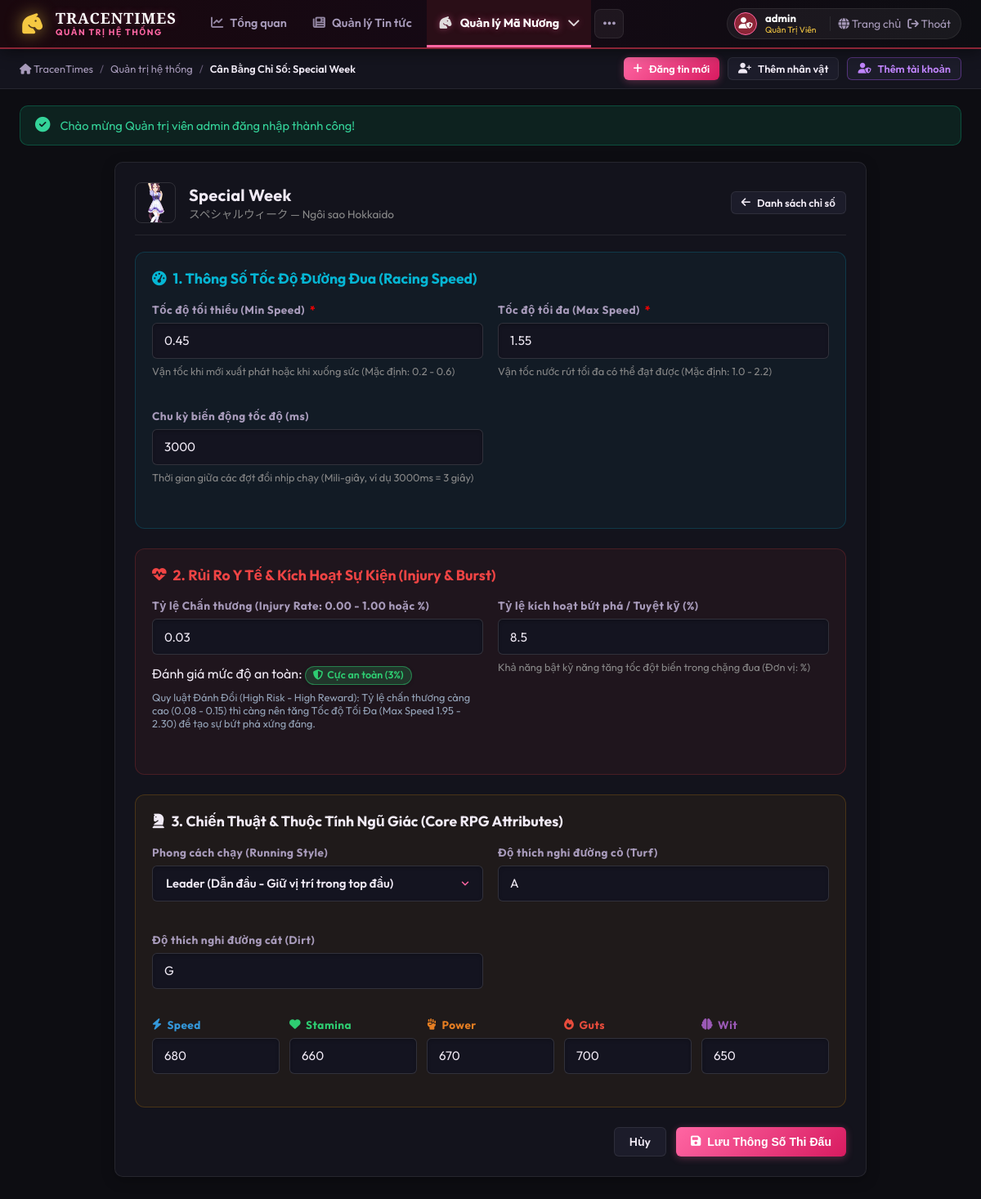
The app's page /modules/admin/stats_form.php?char_id=1 (signed in) with its own data.
### tables this page shows
CREATE TABLE IF NOT EXISTS `character_stats` (
    `id` INT AUTO_INCREMENT PRIMARY KEY,
    `character_id` INT NOT NULL UNIQUE,
    `min_speed` FLOAT NOT NULL DEFAULT 0.2,
    `max_speed` FLOAT NOT NULL DEFAULT 1.0,
    `speed_change_ms` INT NOT NULL DEFAULT 3000,
    `injury_rate` FLOAT NOT NULL DEFAULT 0.05,
    `event_rate` FLOAT NOT NULL DEFAULT 5.0,
    `base_speed` INT NOT NULL DEFAULT 100,
    `stamina` INT NOT NULL DEFAULT 100,
    `power` INT NOT NULL DEFAULT 100,
    `guts` INT NOT NULL DEFAULT 100,
    `wit` INT NOT NULL DEFAULT 100,
    `running_style` ENUM('Runner', 'Leader', 'Betweener', 'Chaser') NOT NULL DEFAULT 'Leader',
    `turf_aptitude` VARCHAR(10) NOT NULL DEFAULT 'A',
    `dirt_aptitude` VARCHAR(10) NOT NULL DEFAULT 'G',
    `updated_at` TIMESTAMP DEFAULT CURRENT_TIMESTAMP ON UPDATE CURRENT_TIMESTAMP,
    CONSTRAINT `fk_stats_character` FOREIGN KEY (`character_id`)
        REFERENCES `characters` (`id`) ON DELETE CASCADE
);

CREATE TABLE IF NOT EXISTS `characters` (
    `id` INT AUTO_INCREMENT PRIMARY KEY,
    `name` VARCHAR(255) NOT NULL,
    `japanese_name` VARCHAR(255) DEFAULT NULL,
    `nickname` VARCHAR(255) DEFAULT NULL,
    `avatar` VARCHAR(500) NOT NULL,
    `banner_image` VARCHAR(500) DEFAULT NULL,
    `birthday` VARCHAR(100) DEFAULT NULL,
    `height` VARCHAR(50) DEFAULT NULL,
    `weight` VARCHAR(50) DEFAULT NULL,
    `three_sizes` VARCHAR(100) DEFAULT NULL,
    `voice_actor` VARCHAR(255) DEFAULT NULL,
    `class_grade` VARCHAR(100) DEFAULT NULL,
    `profile` TEXT DEFAULT NULL,
    `personality` TEXT DEFAULT NULL,
    `detail` LONGTEXT DEFAULT NULL,
    `source_url` VARCHAR(500) DEFAULT NULL,
    `status` ENUM('active', 'hidden') NOT NULL DEFAULT 'active',
    `created_at` TIMESTAMP DEFAULT CURRENT_TIMESTAMP,
    `updated_at` TIMESTAMP DEFAULT CURRENT_TIMESTAMP ON UPDATE CURRENT_TIMESTAMP
);

### modules/admin/stats_form.php (the view, shortened to what the rows shown need)
<?php
require_once __DIR__ . '/../../config/app.php';
$charId = isset($_GET['char_id']) ? (int)$_GET['char_id'] : 0;
$charService  = new CharacterService();
$statsService = new StatsService();
$character = $charService->getDetail($charId);
$stats = $statsService->getByCharacterId($charId);
$pageTitle = 'Cân Bằng Chỉ Số: ' . htmlspecialchars($character['name']);
include __DIR__ . '/../../includes/admin_header.php';
?>
<div class="admin-box" style="max-width:920px; margin:0 auto;">
    <div class="admin-box__header">
        <div style="display:flex; align-items:center; gap:16px;">
            <img src="<?= Helper::characterAvatar($character) ?>" class="table-avatar" style="width:58px; height:58px; border-radius:12px;" onerror="this.src='<?= Helper::asset('media/img/placeholder.png') ?>'">
            <div>
                <h2 class="admin-box__title" style="margin:0;"><?= htmlspecialchars($character['name']) ?></h2>
                <div style="font-size:0.85rem; color:#888;">
                    <?= htmlspecialchars($character['japanese_name'] ?? '') ?>
                    <?= !empty($character['nickname']) ? '— <span style="color:var(--adm-accent-gold);">' . htmlspecialchars($character['nickname']) . '</span>' : '' ?>
                </div>
            </div>
        </div>
    </div>
    <form method="POST">
        <div style="background:rgba(6, 182, 212, 0.05); border:1px solid rgba(6, 182, 212, 0.2); padding:20px; border-radius:12px; margin-bottom:24px;">
            <div class="form-grid">
                <div class="form-group">
                    <label class="form-label">Tốc độ tối thiểu (Min Speed) <span style="color:red;">*</span></label>
                    <input type="number" step="0.05" min="0.1" max="2.0" name="min_speed" class="form-input" required
                           value="<?= htmlspecialchars($_POST['min_speed'] ?? $stats['min_speed'] ?? 0.45) ?>">
                    <span style="font-size:0.8rem; color:#888;">Vận tốc khi mới xuất phát hoặc khi xuống sức (Mặc định: 0.2 - 0.6)</span>
                </div>
                <div class="form-group">
                    <label class="form-label">Tốc độ tối đa (Max Speed) <span style="color:red;">*</span></label>
                    <input type="number" step="0.05" min="0.5" max="3.0" name="max_speed" class="form-input" required
                           value="<?= htmlspecialchars($_POST['max_speed'] ?? $stats['max_speed'] ?? 1.50) ?>">
                    <span style="font-size:0.8rem; color:#888;">Vận tốc nước rút tối đa có thể đạt được (Mặc định: 1.0 - 2.2)</span>
                </div>
                <div class="form-group">
                    <label class="form-label">Chu kỳ biến động tốc độ (ms)</label>
                    <input type="number" step="100" min="500" max="10000" name="speed_change_ms" class="form-input" required
                           value="<?= htmlspecialchars($_POST['speed_change_ms'] ?? $stats['speed_change_ms'] ?? 3000) ?>">
                    <span style="font-size:0.8rem; color:#888;">Thời gian giữa các đợt đổi nhịp chạy (Mili-giây, ví dụ 3000ms = 3 giây)</span>
                </div>
            </div>
        </div>
        <div style="background:rgba(239, 68, 68, 0.05); border:1px solid rgba(239, 68, 68, 0.2); padding:20px; border-radius:12px; margin-bottom:24px;">
            <div class="form-grid">
                <div class="form-group">
                    <label class="form-label">Tỷ lệ Chấn thương (Injury Rate: 0.00 - 1.00 hoặc %)</label>
                    <?php
                    $currInj = (float)($_POST['injury_rate'] ?? $stats['injury_rate'] ?? 0.05);
                    ?>
                    <input type="number" step="0.005" min="0" max="1.0" name="injury_rate" class="form-input" required
                           value="<?= $currInj ?>">
                    <div style="margin-top:6px;">
                        Đánh giá mức độ an toàn: <?= Helper::injuryBadge($currInj) ?>
                    </div>
                    <span style="font-size:0.8rem; color:#94a3b8;">Quy luật Đánh Đổi (High Risk - High Reward): Tỷ lệ chấn thương càng cao (0.08 - 0.15) thì càng nên tăng Tốc độ Tối Đa (Max Speed 1.95 - 2.30) để tạo sự bứt phá xứng đáng.</span>
                </div>
                <div class="form-group">
                    <label class="form-label">Tỷ lệ kích hoạt bứt phá / Tuyệt kỹ (%)</label>
                    <input type="number" step="0.5" min="0" max="100" name="event_rate" class="form-input" required
                           value="<?= htmlspecialchars($_POST['event_rate'] ?? $stats['event_rate'] ?? 8.0) ?>">
                    <span style="font-size:0.8rem; color:#888;">Khả năng bật kỹ năng tăng tốc đột biến trong chặng đua (Đơn vị: %)</span>
                </div>
            </div>
        </div>
        <div style="background:rgba(245, 158, 11, 0.05); border:1px solid rgba(245, 158, 11, 0.2); padding:20px; border-radius:12px; margin-bottom:24px;">
            <div class="form-grid">
                <div class="form-group">
                    <label class="form-label">Phong cách chạy (Running Style)</label>
                    <?php $styleVal = $_POST['running_style'] ?? $stats['running_style'] ?? 'Leader'; ?>
                    <select name="running_style" class="form-select">
                        <option value="Leader" <?= ($styleVal === 'Leader') ? 'selected' : '' ?>>Leader (Dẫn đầu - Giữ vị trí trong top đầu)</option>
                    </select>
                </div>
                <div class="form-group">
                    <label class="form-label">Độ thích nghi đường cỏ (Turf)</label>
                    <input type="text" name="turf_aptitude" class="form-input" style="text-transform:uppercase;"
                           value="<?= htmlspecialchars($_POST['turf_aptitude'] ?? $stats['turf_aptitude'] ?? 'A') ?>">
                </div>
                <div class="form-group">
                    <label class="form-label">Độ thích nghi đường cát (Dirt)</label>
                    <input type="text" name="dirt_aptitude" class="form-input" style="text-transform:uppercase;"
                           value="<?= htmlspecialchars($_POST['dirt_aptitude'] ?? $stats['dirt_aptitude'] ?? 'G') ?>">
                </div>
            </div>
            <div style="display:grid; grid-template-columns:repeat(auto-fit, minmax(130px, 1fr)); gap:12px; margin-top:15px;">
                <div class="form-group">
                    <label class="form-label" style="color:#3498db;"><i class="fas fa-bolt"></i> Speed</label>
                    <input type="number" min="1" max="2000" name="base_speed" class="form-input"
                           value="<?= (int)($_POST['base_speed'] ?? $stats['base_speed'] ?? 450) ?>">
                </div>
                <div class="form-group">
                    <label class="form-label" style="color:#2ecc71;"><i class="fas fa-heart"></i> Stamina</label>
                    <input type="number" min="1" max="2000" name="stamina" class="form-input"
                           value="<?= (int)($_POST['stamina'] ?? $stats['stamina'] ?? 450) ?>">
                </div>
                <div class="form-group">
                    <label class="form-label" style="color:#e67e22;"><i class="fas fa-fist-raised"></i> Power</label>
                    <input type="number" min="1" max="2000" name="power" class="form-input"
                           value="<?= (int)($_POST['power'] ?? $stats['power'] ?? 450) ?>">
                </div>
                <div class="form-group">
                    <label class="form-label" style="color:#e74c3c;"><i class="fas fa-fire"></i> Guts</label>
                    <input type="number" min="1" max="2000" name="guts" class="form-input"
                           value="<?= (int)($_POST['guts'] ?? $stats['guts'] ?? 450) ?>">
                </div>
                <div class="form-group">
                    <label class="form-label" style="color:#9b59b6;"><i class="fas fa-brain"></i> Wit</label>
                    <input type="number" min="1" max="2000" name="wit" class="form-input"
                           value="<?= (int)($_POST['wit'] ?? $stats['wit'] ?? 450) ?>">
                </div>
            </div>
        </div>
    </form>
</div>
<?php include __DIR__ . '/../../includes/admin_footer.php'; ?>

### includes/admin_header.php (shortened to what the rows shown need)
<?php
require_once __DIR__ . '/../config/app.php';
?>
<!DOCTYPE html>
<html lang="vi">
<head>
    <link rel="stylesheet" href="https://cdnjs.cloudflare.com/ajax/libs/font-awesome/6.5.2/css/all.min.css">
    <link rel="stylesheet" href="<?= Helper::asset('css/admin.css?v=' . time()) ?>">
</head>
<body class="ops-body">
    <div class="ops-ribbon">
        <div class="ops-ribbon__left">
            <div class="ops-breadcrumb">
                <a href="<?= Helper::url('index.php') ?>"><i class="fas fa-home"></i> TracenTimes</a>
                <span class="ops-bc-sep">/</span>
                <a href="<?= Helper::url('modules/admin/index.php') ?>">Quản trị hệ thống</a>
                <span class="ops-bc-sep">/</span>
                <span class="ops-bc-current"><?= $pageTitle ?? 'Tổng quan' ?></span>
            </div>
        </div>
    </div>
    <main class="ops-content">

### core/Helper.php (shortened to what the rows shown need)
<?php
class Helper {
    public static function asset(?string $path, ?string $fallback = null): string {
        $relPath = ltrim($path, '/');
        $filePathOnly = explode('?', $relPath)[0];
        $fullPath = __DIR__ . '/../' . $filePathOnly;
        return BASE_URL . '/' . $relPath;
    }
    public static function characterAvatar(array|object|null $char): string {
        $placeholder = self::asset('media/img/placeholder.png');
        $avatar = is_array($char) ? ($char['avatar'] ?? null) : ($char->avatar ?? null);
        if (!empty($avatar) && is_string($avatar) && trim($avatar) !== '') {
            return self::asset(trim($avatar));
        }
        return $placeholder;
    }
    public static function url(string $path): string {
        return BASE_URL . '/' . ltrim($path, '/');
    }
    public static function injuryBadge(float $rate): string {
        $percent = round($rate * 100, 1);
        $baseStyle = "display:inline-flex; align-items:center; justify-content:center; gap:5px; white-space:nowrap; word-break:keep-all; box-decoration-break:clone; -webkit-box-decoration-break:clone; padding:3px 9px; border-radius:12px; font-size:0.78rem; line-height:1.2; box-shadow:0 1px 4px rgba(0,0,0,0.2);";
        if ($percent <= 3.0) {
            return "<span class='badge badge-safe' style='{$baseStyle} background:rgba(46,204,113,0.18); color:#2ecc71; border:1px solid rgba(46,204,113,0.5); font-weight:600;'><i class='fas fa-shield-alt'></i> Cực an toàn ({$percent}%)</span>";
        } elseif ($percent <= 6.0) {
            return "<span class='badge badge-normal' style='{$baseStyle} background:rgba(241,196,15,0.18); color:#f1c40f; border:1px solid rgba(241,196,15,0.5); font-weight:600;'><i class='fas fa-check-circle'></i> Tiêu chuẩn ({$percent}%)</span>";
        } elseif ($percent <= 8.0) {
            return "<span class='badge badge-warning' style='{$baseStyle} background:rgba(230,126,34,0.18); color:#e67e22; border:1px solid rgba(230,126,34,0.5); font-weight:600;'><i class='fas fa-exclamation-triangle'></i> Cảnh báo ({$percent}%)</span>";
        } elseif ($percent <= 11.0) {
            return "<span class='badge badge-danger' style='{$baseStyle} background:rgba(239,68,68,0.18); color:#ef4444; border:1px solid rgba(239,68,68,0.5); font-weight:700;'><i class='fas fa-triangle-exclamation'></i> Nguy cơ cao ({$percent}%)</span>";
        }
    }
}

### records on screen
character_stats: character.name "Cân Bằng Chỉ Số: Special Week", character.avatar (picture), character.name "Special Week", character.japanese_name "スペシャルウィーク", character.nickname "Ngôi sao Hokkaido", min_speed "0.45", max_speed "1.55", speed_change_ms "3000", injury_rate "0.03", injury_rate "3", event_rate "8.5", running_style "Leader (Dẫn đầu - Giữ vị trí trong top đầu)", turf_aptitude "A", dirt_aptitude "G", base_speed "680", stamina "660", power "670", guts "700", wit "650"

### other values on screen
Auth::username() "admin"
$successMsg "Chào mừng Quản trị viên admin đăng nhập thành công!"
